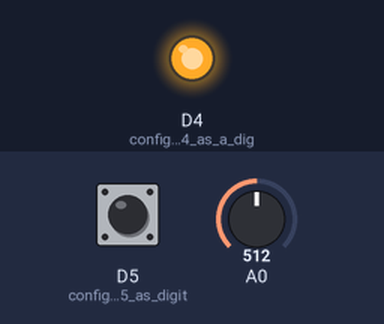
This program was run on a simulated ESP8266 (NodeMCU). On the bench: output pins drawn as LEDs (lit = HIGH). Inputs (shaded band) come from the test bench; at power-on: D5 (configure_pin_D5_as_digit) HIGH, A0 = 512.

Above: at 1.2 s.
1.3 s: D5 (configure_pin_D5_as_digit) pulled LOW for 0.15 s
At 2.5 s:
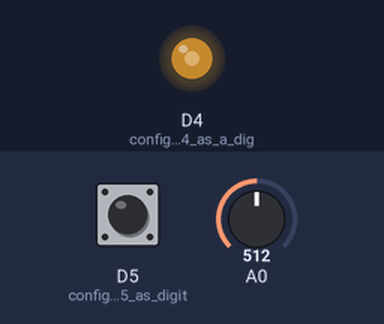
2.9 s: A0 set to 716
At 3.8 s:
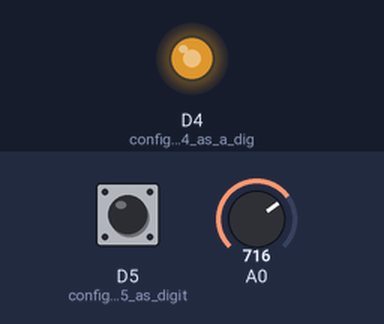
4.4 s: A0 set to 900
At 4.9 s:
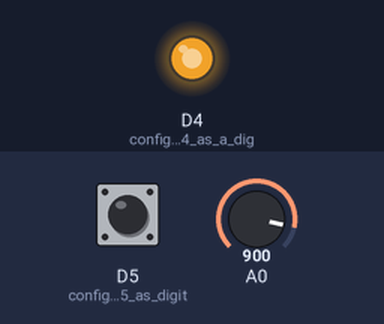
5.9 s: A0 set to 0
At 7.1 s:
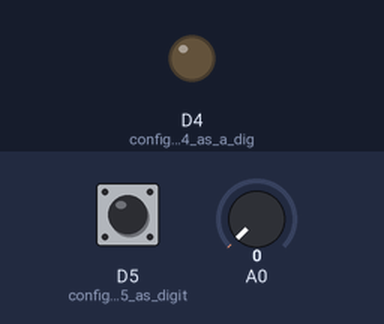
7.4 s: A0 set to 511
At 8.4 s:
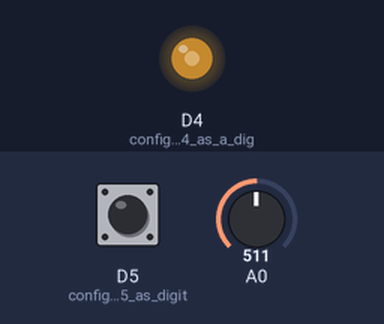
8.9 s: D5 (configure_pin_D5_as_digit) pulled LOW for 1 s
At 9.6 s:
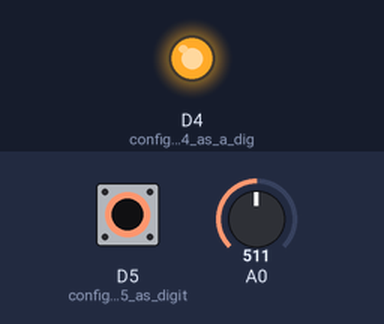
Timing chart, 0 to 11.9 s (numbered marks = the images above; inputs shaded):
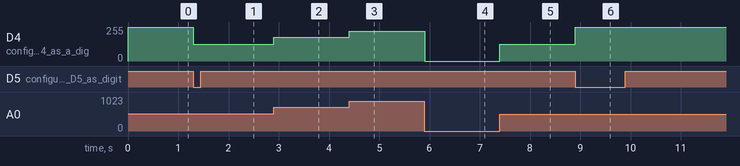

Measured:
- after the input at 1.3 s, D4 (configure_pin_D4_as_a_dig): 255/255 → 127/255 at once
- after the input at 2.9 s, D4 (configure_pin_D4_as_a_dig): 127/255 → 178/255 at once
- after the input at 4.4 s, D4 (configure_pin_D4_as_a_dig): 178/255 → 224/255 at once
- after the input at 5.9 s, D4 (configure_pin_D4_as_a_dig): 224/255 → 0/255 at once
- after the input at 7.4 s, D4 (configure_pin_D4_as_a_dig): 0/255 → 127/255 at once
- after the input at 8.9 s, D4 (configure_pin_D4_as_a_dig): 127/255 → 255/255 at once

The program:

main.cpp
```cpp
#include <Arduino.h>

/*
  I, David Stender, 000828140 certify that this material is my original work.
  No other person's work has been used without due acknowledgement.
*/

bool lightOn = false; // If the light should be on
bool lastButtonState; // The state of the button on the last loop
bool currentButtonState; // The state of the button on this loop

void setup() {
  pinMode(D5, INPUT_PULLUP);// configure pin D5 as digital input - this is the pushbutton
  pinMode(D4, OUTPUT); // configure pin D4 as a digital output - this is the LED
  analogWriteRange(1023); // set default PWM range
  currentButtonState = digitalRead(D5);
}


void loop() {
  // Handles the state of the button and the what the state of the light
  lastButtonState = currentButtonState;
  currentButtonState = digitalRead(D5);
  if(lastButtonState == 1 && currentButtonState == 0) {
    lightOn = !lightOn;
    delay(1);
  }

  // Controls if the light is on and can be controlled or if it is just off
  if(lightOn) {
    analogWrite(D4, analogRead(A0));
  } else{
    digitalWrite(D4,1);
  }
}
```
